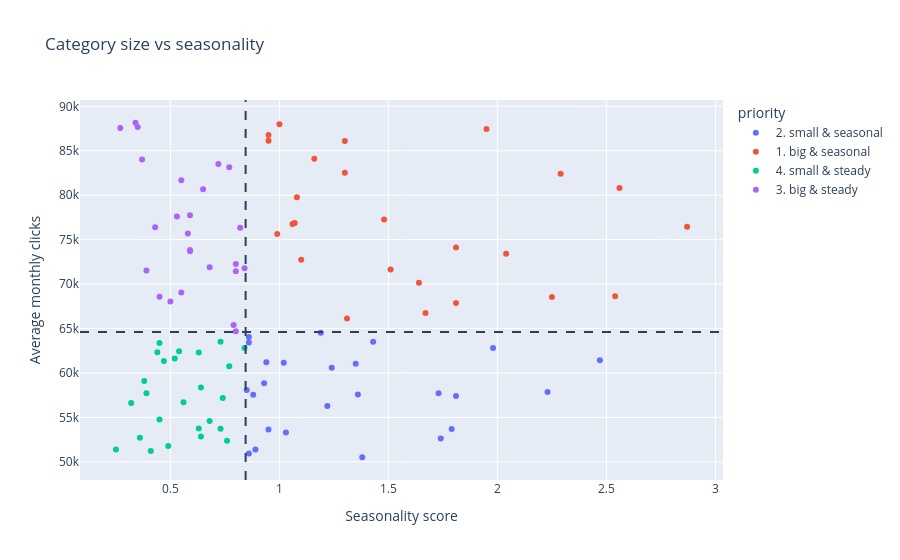

Notebook source saved alongside this figure:
### Markdown cell above
#### 2.7 Category comparison: size vs seasonality (Q5)
Top right = big and seasonal: the most important categories for campaign planning.

### Code cell
fig = px.scatter(kpis.reset_index(), x="seasonality_score", y="avg_monthly_clicks",
                 color="priority", hover_name="category",
                 hover_data=["peak_month", "low_month"],
                 title="Category size vs seasonality",
                 labels={"seasonality_score": "Seasonality score",
                         "avg_monthly_clicks": "Average monthly clicks"})
# Median lines that split the four priority groups
fig.add_vline(x=score_median, line_dash="dash")
fig.add_hline(y=size_median, line_dash="dash")
fig.show()

### Figure 1 — Plotly figure (JSON) as saved in the notebook; plotly's stock layout.template omitted (floating-point values rounded to 4 significant figures)
{"data": [{"customdata": [[12, 6], [11, 2], [12, 9], [12, 2], [11, 4], [11, 6], [11, 6], [7, 12], [3, 12], [4, 12], [11, 6], [7, 1], [12, 6], [12, 6], [8, 12], [11, 6], [11, 6], [12, 2], [7, 10], [11, 6], [1, 9], [6, 12], [12, 8], [6, 12], [11, 6]], "hovertemplate": "<b>%{hovertext}</b><br><br>priority=2. small & seasonal<br>Seasonality score=%{x}<br>Average monthly clicks=%{y}<br>peak_month=%{customdata[0]}<br>low_month=%{customdata[1]}<extra></extra>", "hovertext": ["Accessories for kitchen appliances", "Epilators & Ladyshavers", "Nursing Gift Sets", "Spirits & Schnapps", "VR glasses", "bike lights", "coffee pad machines", "cool boxes", "fertilizer", "garden chairs", "hair dryer", "men's shirts", "model railways", "purses", "racing bikes", "rum", "sewing machines", "shoulder bags", "sports glasses", "stylus", "thermos flasks", "trekking sandals", "turntable", "umbrellas", "washer dryer"], "legendgroup": "2. small & seasonal", "marker": {"color": "#636efa", "symbol": "circle"}, "mode": "markers", "name": "2. small & seasonal", "orientation": "v", "showlegend": true, "type": "scatter", "x": [1.19, 0.94, 1.74, 0.88, 1.36, 0.85, 0.86, 1.98, 1.79, 1.73, 1.35, 1.81, 1.38, 1.22, 0.89, 0.93, 1.24, 1.03, 0.86, 1.43, 1.02, 2.23, 0.95, 2.47, 0.86], "xaxis": "x", "y": [64520.0, 61210.0, 52630.0, 57540.0, 57580.0, 58080.0, 64040.0, 62800.0, 53680.0, 57720.0, 61030.0, 57390.0, 50510.0, 56280.0, 51380.0, 58830.0, 60590.0, 53290.0, 50950.0, 63510.0, 61150.0, 57860.0, 53650.0, 61420.0, 63420.0], "yaxis": "y"}, {"customdata": [[11, 6], [11, 6], [1, 6], [1, 4], [4, 1], [4, 12], [6, 1], [11, 6], [1, 6], [3, 1], [1, 10], [12, 6], [11, 6], [7, 1], [3, 12], [4, 12], [12, 6], [11, 1], [12, 6], [11, 6], [12, 2], [11, 5], [6, 12], [11, 6], [12, 6]], "hovertemplate": "<b>%{hovertext}</b><br><br>priority=1. big & seasonal<br>Seasonality score=%{x}<br>Average monthly clicks=%{y}<br>peak_month=%{customdata[0]}<br>low_month=%{customdata[1]}<extra></extra>", "hovertext": ["All-in-One PCs", "Fireplaces & Stoves", "Ski helmets & snowboard helmets", "baselayer", "bike locks", "bike trailer", "brushcutters", "capsule machines", "car batteries", "children's bikes", "control software", "cutlery", "fryers", "garden hoses", "garden houses", "garden pumps", "hair styler", "kids scooter", "knife", "men's boots", "shopping bags", "stuffed animals", "sun care", "thermostats", "toy vehicles"], "legendgroup": "1. big & seasonal", "marker": {"color": "#EF553B", "symbol": "circle"}, "mode": "markers", "name": "1. big & seasonal", "orientation": "v", "showlegend": true, "type": "scatter", "x": [1.06, 1.51, 2.87, 1.3, 0.99, 0.95, 2.29, 1.0, 0.95, 1.07, 1.81, 1.08, 1.3, 2.04, 1.16, 1.48, 1.67, 1.1, 1.31, 2.56, 1.64, 1.81, 2.25, 1.95, 2.54], "xaxis": "x", "y": [76770.0, 71630.0, 76450.0, 82530.0, 75650.0, 86120.0, 82420.0, 87970.0, 86780.0, 76860.0, 74110.0, 79780.0, 86090.0, 73410.0, 84100.0, 77260.0, 66730.0, 72740.0, 66120.0, 80800.0, 70160.0, 67860.0, 68540.0, 87450.0, 68630.0], "yaxis": "y"}, {"customdata": [[11, 6], [3, 6], [1, 6], [1, 8], [1, 6], [1, 6], [12, 2], [1, 6], [3, 10], [12, 6], [3, 6], [7, 2], [11, 2], [12, 2], [12, 2], [3, 6], [11, 6], [12, 9], [4, 12], [11, 6], [12, 6], [7, 2], [12, 6], [1, 6], [11, 6]], "hovertemplate": "<b>%{hovertext}</b><br><br>priority=4. small & steady<br>Seasonality score=%{x}<br>Average monthly clicks=%{y}<br>peak_month=%{customdata[0]}<br>low_month=%{customdata[1]}<extra></extra>", "hovertext": ["Champagne, Sparkling Wine & Prosecco", "Coffee & espresso", "Coffee machine cleaning", "Eye, Ear & Nose Medicines", "Garbage can", "Painkiller", "Shower Products & Bath Products", "WC", "bridge cameras", "camera bags", "cleaning supplies", "clogs", "compressors", "drinking bottles", "gin", "hair colors", "laser printer", "liqueurs", "motorcycle tires", "multifunction tools", "operating systems", "outdoor navigation", "pocket knife", "sanitary installation", "smoke detector"], "legendgroup": "4. small & steady", "marker": {"color": "#00cc96", "symbol": "circle"}, "mode": "markers", "name": "4. small & steady", "orientation": "v", "showlegend": true, "type": "scatter", "x": [0.68, 0.49, 0.64, 0.32, 0.45, 0.25, 0.73, 0.56, 0.52, 0.41, 0.36, 0.44, 0.39, 0.74, 0.76, 0.38, 0.64, 0.84, 0.77, 0.63, 0.73, 0.54, 0.47, 0.45, 0.63], "xaxis": "x", "y": [54590.0, 51770.0, 58360.0, 56620.0, 63370.0, 51380.0, 53720.0, 56700.0, 61620.0, 51220.0, 52710.0, 62330.0, 57710.0, 57170.0, 52370.0, 59110.0, 52850.0, 62800.0, 60760.0, 62300.0, 63510.0, 62450.0, 61350.0, 54760.0, 53750.0], "yaxis": "y"}, {"customdata": [[10, 2], [1, 6], [1, 6], [4, 6], [12, 6], [11, 6], [11, 4], [12, 6], [1, 6], [3, 6], [11, 6], [1, 6], [11, 2], [11, 6], [11, 6], [11, 6], [1, 8], [11, 8], [11, 6], [1, 6], [1, 6], [11, 6], [11, 6], [1, 12], [11, 6]], "hovertemplate": "<b>%{hovertext}</b><br><br>priority=3. big & steady<br>Seasonality score=%{x}<br>Average monthly clicks=%{y}<br>peak_month=%{customdata[0]}<br>low_month=%{customdata[1]}<extra></extra>", "hovertext": ["Drills & Bits", "Gastrointestinal Drugs", "Joint & muscle preparations", "PC Games", "PC case", "PowerLine", "Razor Blades & Shaving Heads", "Rechargeable batteries & batteries", "USB sticks", "Wash", "Xbox One games", "amplifier", "binoculars", "camera tripods", "garden lamps", "high chairs", "homeopathy", "impact wrench", "jigsaws", "kitchen faucets", "mattresses", "men's low shoes", "sockets", "sports nutrition", "tracksuits"], "legendgroup": "3. big & steady", "marker": {"color": "#ab63fa", "symbol": "circle"}, "mode": "markers", "name": "3. big & steady", "orientation": "v", "showlegend": true, "type": "scatter", "x": [0.5, 0.27, 0.37, 0.59, 0.72, 0.55, 0.43, 0.8, 0.59, 0.53, 0.79, 0.8, 0.39, 0.45, 0.55, 0.77, 0.34, 0.84, 0.82, 0.68, 0.59, 0.35, 0.8, 0.65, 0.58], "xaxis": "x", "y": [68040.0, 87560.0, 84030.0, 77730.0, 83520.0, 69060.0, 76390.0, 64700.0, 73840.0, 77610.0, 65380.0, 72260.0, 71530.0, 68580.0, 81680.0, 83140.0, 88150.0, 71790.0, 76330.0, 71900.0, 73680.0, 87680.0, 71450.0, 80670.0, 75690.0], "yaxis": "y"}], "layout": {"legend": {"title": {"text": "priority"}, "tracegroupgap": 0}, "shapes": [{"line": {"dash": "dash"}, "type": "line", "x0": 0.845, "x1": 0.845, "xref": "x", "y0": 0, "y1": 1, "yref": "y domain"}, {"line": {"dash": "dash"}, "type": "line", "x0": 0, "x1": 1, "xref": "x domain", "y0": 64610.0, "y1": 64610.0, "yref": "y"}], "title": {"text": "Category size vs seasonality"}, "xaxis": {"anchor": "y", "domain": [0, 1], "title": {"text": "Seasonality score"}}, "yaxis": {"anchor": "x", "domain": [0, 1], "title": {"text": "Average monthly clicks"}}}}
